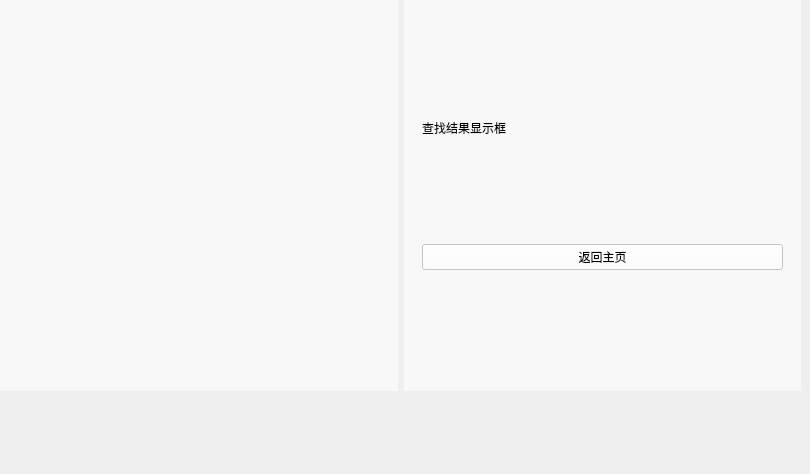
    <widget class="QWidget" name="cpage_4">
     <property name="styleSheet">
      <string notr="true">QWidget#cpage_4{
	background-image: url(:/image/image/background.png);
}</string>
     </property>
     <widget class="QWidget" name="widget_15" native="true">
      <property name="geometry">
       <rect>
        <x>0</x>
        <y>0</y>
        <width>801</width>
        <height>391</height>
       </rect>
      </property>
      <property name="sizePolicy">
       <sizepolicy hsizetype="Preferred" vsizetype="Preferred">
        <horstretch>0</horstretch>
        <verstretch>0</verstretch>
       </sizepolicy>
      </property>
      <property name="styleSheet">
       <string notr="true">background-color: rgba(255, 255, 255, 0);
font: 12pt &quot;Microsoft YaHei UI&quot;;</string>
      </property>
      <layout class="QHBoxLayout" name="horizontalLayout_7">
       <item>
        <widget class="QWidget" name="cpic_4" native="true">
         <property name="sizePolicy">
          <sizepolicy hsizetype="MinimumExpanding" vsizetype="Preferred">
           <horstretch>0</horstretch>
           <verstretch>0</verstretch>
          </sizepolicy>
         </property>
         <property name="styleSheet">
          <string notr="true">QWidget#cpic_4{
	background-color: rgba(255, 255, 255, 150);
}
</string>
         </property>
        </widget>
       </item>
       <item>
        <widget class="QWidget" name="widget_16" native="true">
         <property name="sizePolicy">
          <sizepolicy hsizetype="Expanding" vsizetype="Expanding">
           <horstretch>0</horstretch>
           <verstretch>0</verstretch>
          </sizepolicy>
         </property>
         <property name="styleSheet">
          <string notr="true">QWidget#widget_16{
	background-color: rgba(255, 255, 255, 150);
}</string>
         </property>
         <layout class="QVBoxLayout" name="verticalLayout_7">
          <item>
           <widget class="QWidget" name="widget_17" native="true">
            <property name="sizePolicy">
             <sizepolicy hsizetype="Preferred" vsizetype="Expanding">
              <horstretch>0</horstretch>
              <verstretch>0</verstretch>
             </sizepolicy>
            </property>
            <layout class="QVBoxLayout" name="verticalLayout_8">
             <item>
              <widget class="QLabel" name="notice_4">
               <property name="sizePolicy">
                <sizepolicy hsizetype="Preferred" vsizetype="Fixed">
                 <horstretch>0</horstretch>
                 <verstretch>0</verstretch>
                </sizepolicy>
               </property>
               <property name="text">
                <string>查找结果显示框</string>
               </property>
              </widget>
             </item>
             <item>
              <widget class="QPushButton" name="cnext_button_5">
               <property name="sizePolicy">
                <sizepolicy hsizetype="MinimumExpanding" vsizetype="Fixed">
                 <horstretch>0</horstretch>
                 <verstretch>0</verstretch>
                </sizepolicy>
               </property>
               <property name="styleSheet">
                <string notr="true">background-color: rgba(255, 255, 255, 200);</string>
               </property>
               <property name="text">
                <string>返回主页</string>
               </property>
              </widget>
             </item>
            </layout>
           </widget>
          </item>
         </layout>
        </widget>
       </item>
      </layout>
     </widget>
     <widget class="QWidget" name="widget_72" native="true">
      <property name="geometry">
       <rect>
        <x>0</x>
        <y>390</y>
        <width>801</width>
        <height>75</height>
       </rect>
      </property>
      <property name="styleSheet">
       <string notr="true">QWidget#widget_72{
	image: url(:/image/image/cpp进度4.png);
    
	background-color: rgba(255, 255, 255, 0);
}</string>
      </property>
     </widget>
    </widget>
